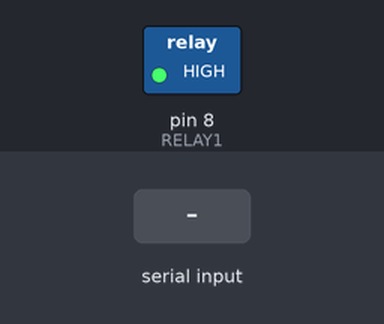
Bench run of a sketch on a simulated Arduino Uno, built with avr-gcc and run on an emulated ATmega328P. Shown: switched loads named in the sketch (green lamp = pin HIGH). The inputs (shaded band) are chosen by the test bench.

Above: at 1.2 s.
1.3 s: "1" received over Serial
At 1.9 s:
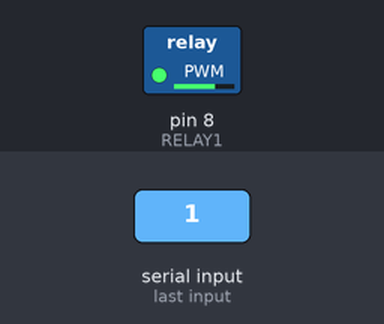
2.8 s: "2" received over Serial
At 3.7 s:
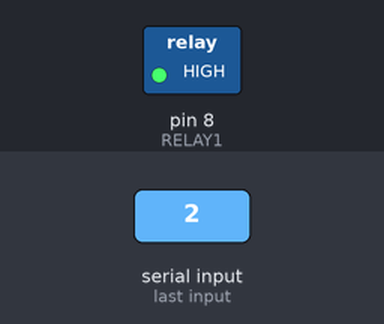
Timing chart, 0 to 5.8 s (numbered marks = the images above; inputs shaded):
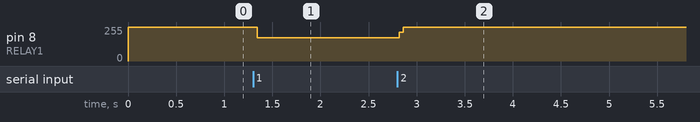

The sketch:

bluetooth_lightbulb__control.ino
```cpp
char val;

#define RELAY1 8

void setup()

{

pinMode(RELAY1, OUTPUT);

Serial.begin(9600);

}

void loop() {
  digitalWrite(RELAY1,HIGH);

if( Serial.available() )

{

val = Serial.read();

}

switch (val) {

case '1':

digitalWrite(RELAY1,LOW);

break;

case '2':

digitalWrite(RELAY1,HIGH);

break;

}

}
```

Measured:
- after the input at 1.3 s, pin 8 (RELAY1): 255/255 → 173/255 at once
- after the input at 2.8 s, pin 8 (RELAY1): 173/255 → 255/255 at once
